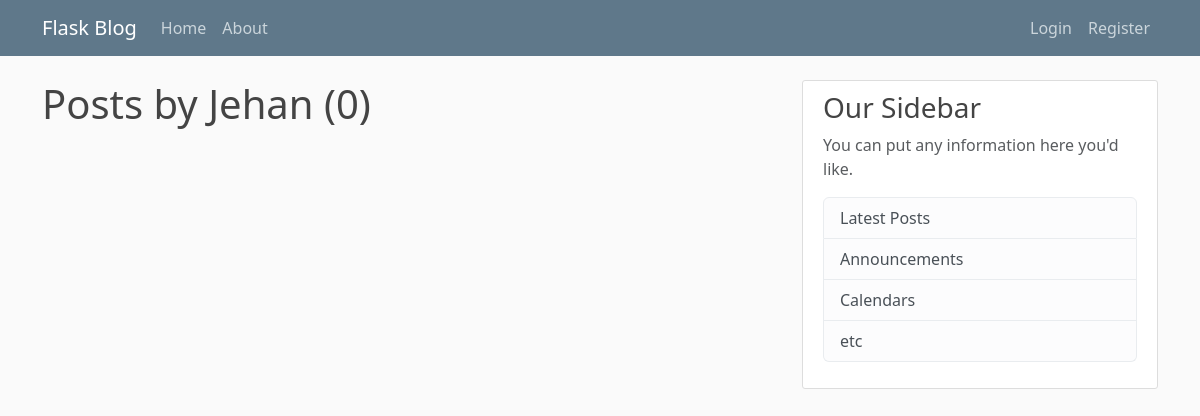
/user/Jehan, run on an earlier commit of the app's database.
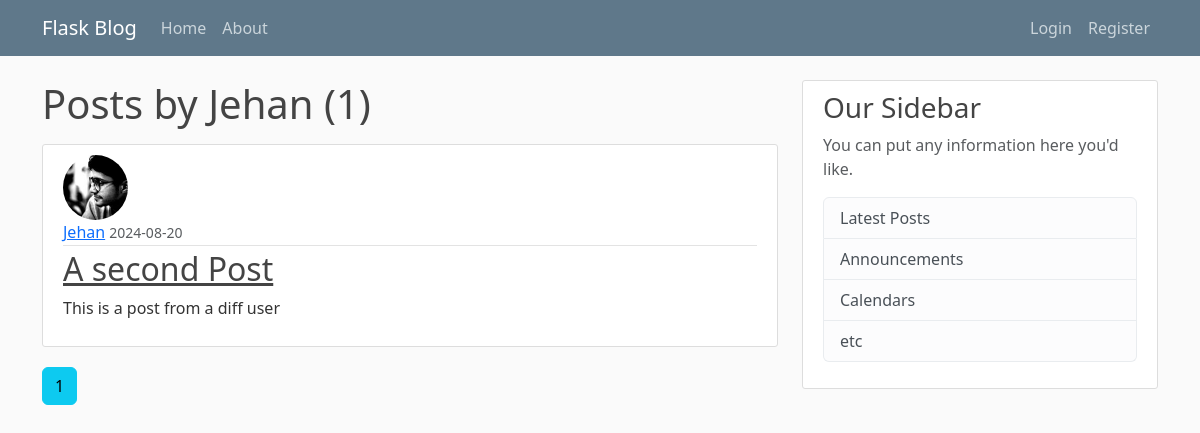
And on a later commit of the database.
### flaskBlog/models.py (models this page shows, shortened)
class Post(db.Model):
    id = db.Column(db.Integer, primary_key=True)
    title = db.Column(db.String(100), nullable=False)
    date_posted = db.Column(db.DateTime, nullable=False, default=datetime.utcnow)
    content = db.Column(db.Text, nullable=False)
    user_id = db.Column(db.Integer, db.ForeignKey('user.id'),nullable=False)

class User(db.Model, UserMixin):
    id = db.Column(db.Integer, primary_key=True)
    username = db.Column(db.String(20), unique=True, nullable=False)
    email = db.Column(db.String(120), unique=True, nullable=False)
    image_file = db.Column(db.String(20), nullable=False, default = 'default.jpg')
    password = db.Column(db.String(60),nullable=False)
    post = db.relationship('Post',backref='author',lazy=True)

### flaskBlog/users/routes.py (the view)
@users.route('/user/<string:username>')
def user_posts(username):
    page = request.args.get('page',1,type=int)
    user = User.query.filter_by(username=username).first_or_404()
    posts = Post.query.filter_by(author=user)\
        .order_by(Post.date_posted.desc())\
        .paginate(page=page, per_page=5)
    return render_template('user_posts.html',posts=posts, user=user)

### flaskBlog/templates/user_posts.html
{% extends "layout.html" %}
{% block content %}
    <h1 class="mb-3">Posts by {{ user.username }} ({{ posts.total }})</h1>
    {% for post in posts.items %}
        <article class="media content-section">
            <img class="rounded-circle article-img" src="{{ url_for('static', filename='profile_pics/' + post.author.image_file) }}">
            <div class="media-body">
                <div class="article-metadata">
                  <a class="mr-2" href="{{ url_for('users.user_posts', username=post.author.username) }}">{{ post.author.username }}</a>
                  <small class="text-muted">{{ post.date_posted.strftime('%Y-%m-%d') }}</small>
                </div>
                <h2><a class="article-title" href="{{ url_for('posts.post',post_id=post.id) }}">{{ post.title }}</a></h2>
                <p class="article-content">{{ post.content }}</p>
              </div>
        </article>
    {% endfor %}
    {% for page_num in posts.iter_pages(left_edge=1, right_edge=1,left_current=1,right_current=2) %}
        {% if page_num %}
            {% if posts.page == page_num %}
                <a class="btn btn-info mb-4" href="{{ url_for('users.user_posts',username=user.username,page=page_num) }}">{{ page_num }}</a>
            {% else %}
                <a class="btn btn-outline-info mb-4" href="{{ url_for('users.user_posts',username=user.username,page=page_num) }}">{{ page_num }}</a>
            {% endif %}
        {% else %}
            ...
        {% endif %}
    {% endfor %}
{% endblock content%}

What changed in the data, as far as the page shows it:
added Post: image_file (picture), author.username "Jehan", date_posted "2024-08-20", title "A second Post", content "This is a post from a diff user"
Also different on the page:
{{ posts.total }}: "0" → "1"
new list line: "1"
